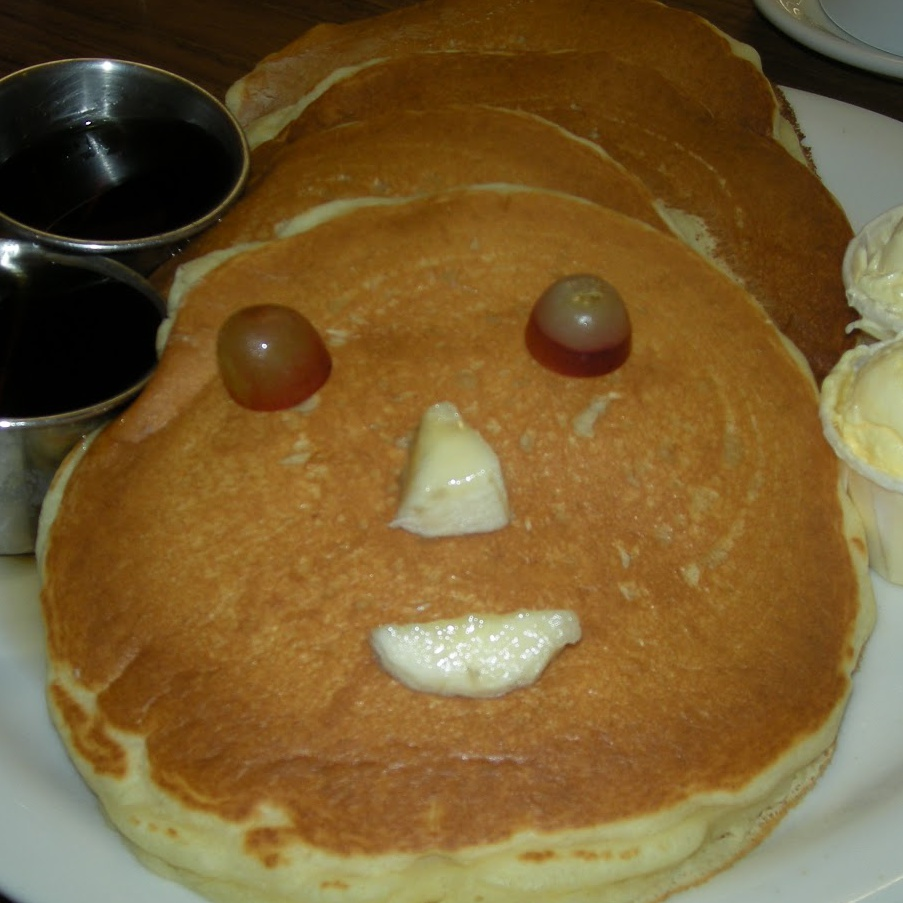
#> input picture keras_model/test/image/test6.jpg, 903 x 903 px, found by its file name
$ python haar_cascade.py
#> lines starting #> are read from the running program, lines starting #| are printed output that depends on the picture; after the words box and inside, x2 and y2 are one past the last pixel; in counts of white or black regions, pixels touching at a corner belong together
#> in main, img is the input picture: shape (903, 903, 3); mean B, G, R 48.2, 92.1, 118.9
import numpy as np
import cv2
import matplotlib.pyplot as plt


class Haar_cascade:
    face_cascade = cv2.CascadeClassifier(cv2.data.haarcascades + "haarcascade_frontalface_default.xml")
    eye_cascade = cv2.CascadeClassifier(cv2.data.haarcascades + "haarcascade_eye.xml")

    def get_face(self, image):
        gray = cv2.cvtColor(image, cv2.COLOR_BGR2GRAY)
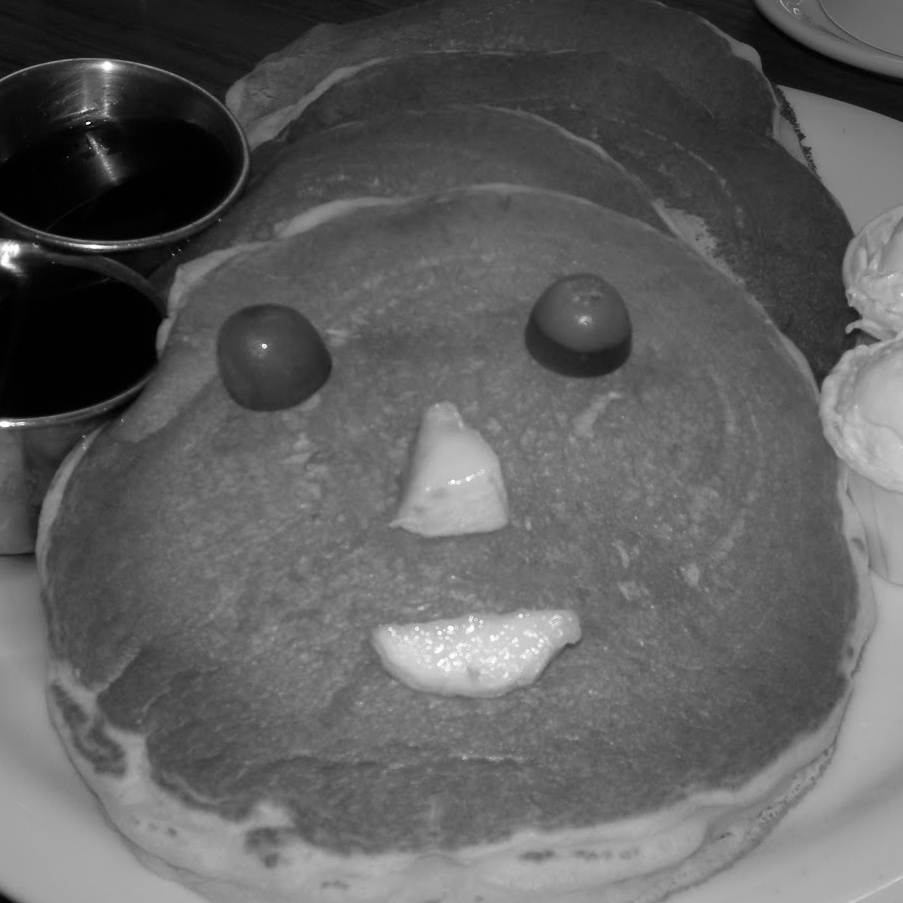
#> gray: shape (903, 903); min 0, max 255, mean 95.1
        faces_detected = self.face_cascade.detectMultiScale(gray, 1.3, 5)
#> faces_detected = ()
        face = np.zeros((32,32))
        biggest = 0
        for (x,y,w,h) in faces_detected:
            image = cv2.rectangle(image,(x,y),(x+w,y+h),(255,0,0),2)
            if h+w > biggest:
                roi_color = image[y:y+h, x:x+w]
                face = gray[y:y+h, x:x+w]
                biggest = h + w
#> this loop made 0 passes
#> face: shape (32, 32) float64; every value is 0
#> after the loop, biggest = 0

        if(biggest == 0):
            print("no face found!!")

        return face, image


def main():
    img = cv2.imread('image/test6.jpg')

    face, region = Haar_cascade().get_face(img)

    cv2.imshow('image',face)
    cv2.waitKey(0)
    cv2.destroyAllWindows()

    cv2.imshow('image',region)
    cv2.waitKey(0)
    cv2.destroyAllWindows()


if __name__ == '__main__':
    main()

$ run again, with keras_model/test/image/test1.jpg copied over keras_model/test/image/test6.jpg
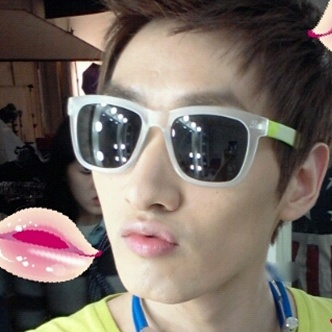
#> input picture keras_model/test/image/test1.jpg, 332 x 332 px, found by its file name
#> in main, img is the input picture: shape (332, 332, 3); mean B, G, R 99.6, 106.8, 118.3
#> in get_face, `gray = cv2.cvtColor(image, cv2.COLOR_BGR2GRAY)`:
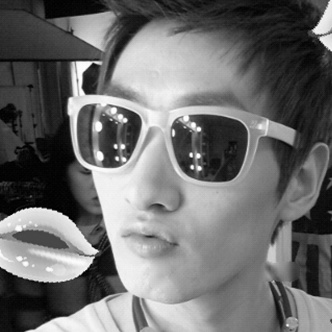
#> gray: shape (332, 332); min 0, max 255, mean 109.4
#> faces_detected = ()
#> after the loop in get_face, `for (x,y,w,h) in faces_detected:`: biggest = 0

$ run again, with keras_model/test/image/test2.jpg copied over keras_model/test/image/test6.jpg
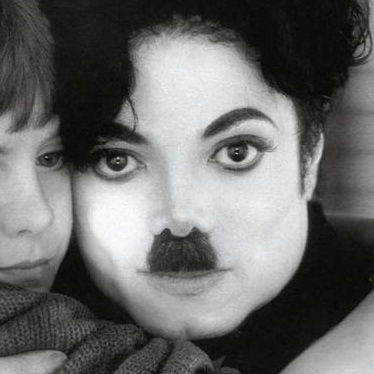
#> input picture keras_model/test/image/test2.jpg, 374 x 374 px, found by its file name
#> in main, img is the input picture: shape (374, 374, 3); mean B, G, R 106.6, 107, 106.9
#> faces_detected = [[45, 39, 297, 297]]
#> the loop in get_face, `for (x,y,w,h) in faces_detected:` made 1 pass
#> (x, y, w, h, biggest) on pass 1: (45, 39, 297, 297, 594)
#> pass 1, in get_face, `image = cv2.rectangle(image,(x,y),(x+w,y+h),(255,0,0),2)`:
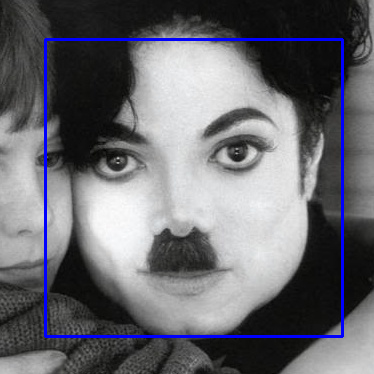
#> image: shape (374, 374, 3); 2.55% of pixels changed, all inside (x1, y1, x2, y2) = (44, 38, 344, 338)
#> pass 1, in get_face, `face = gray[y:y+h, x:x+w]`:
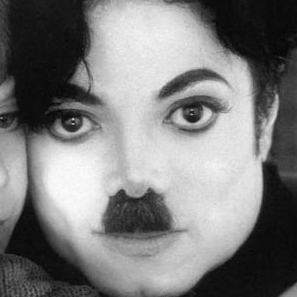
#> face: shape (297, 297); min 0, max 253, mean 124.8
#> after the loop in get_face, `for (x,y,w,h) in faces_detected:`: biggest = 594

$ run again, with keras_model/test/image/test3.jpg copied over keras_model/test/image/test6.jpg
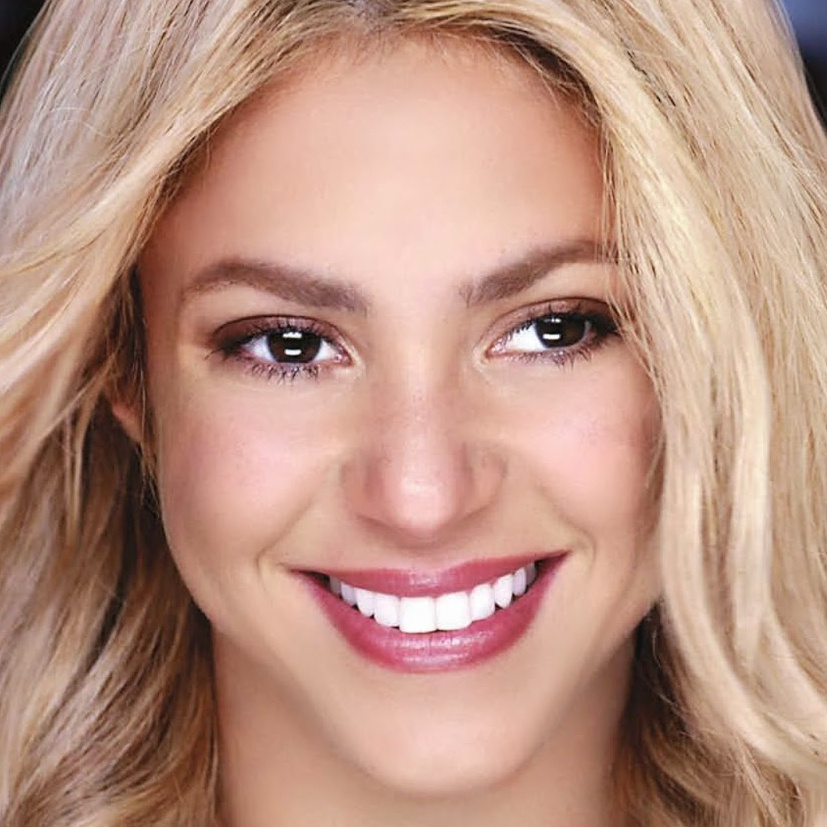
#> input picture keras_model/test/image/test3.jpg, 827 x 827 px, found by its file name
#> in main, img is the input picture: shape (827, 827, 3); mean B, G, R 129.9, 146.4, 186.8
#> in get_face, `gray = cv2.cvtColor(image, cv2.COLOR_BGR2GRAY)`:
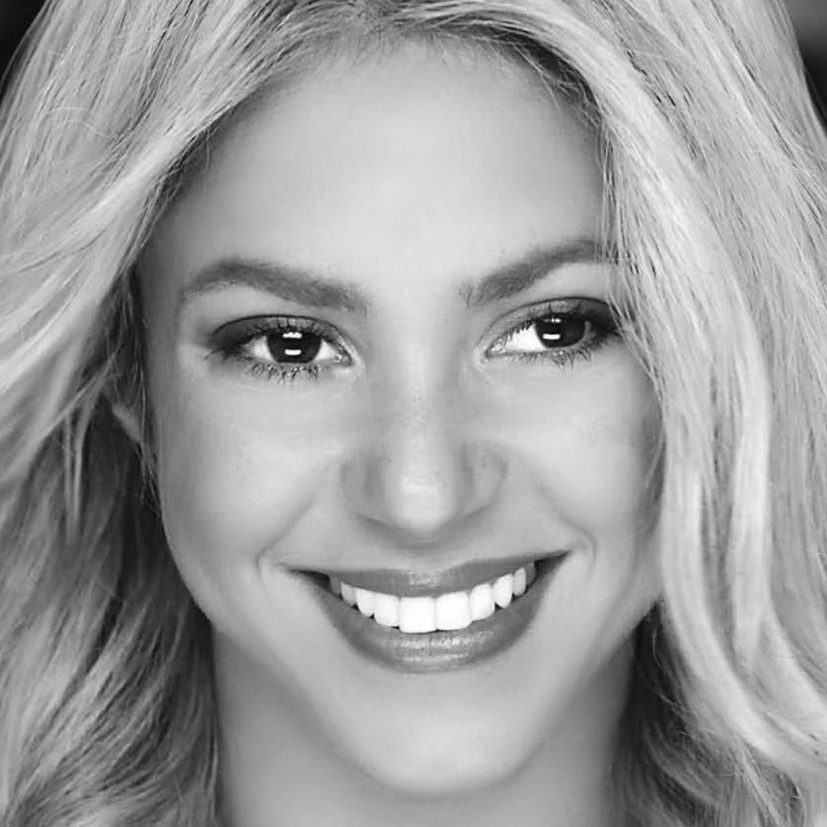
#> gray: shape (827, 827); min 2, max 255, mean 156.6
#> faces_detected = [[92, 107, 631, 631]]
#> the loop in get_face, `for (x,y,w,h) in faces_detected:` made 1 pass
#> (x, y, w, h, biggest) on pass 1: (92, 107, 631, 631, 1262)
#> pass 1, in get_face, `face = gray[y:y+h, x:x+w]`:
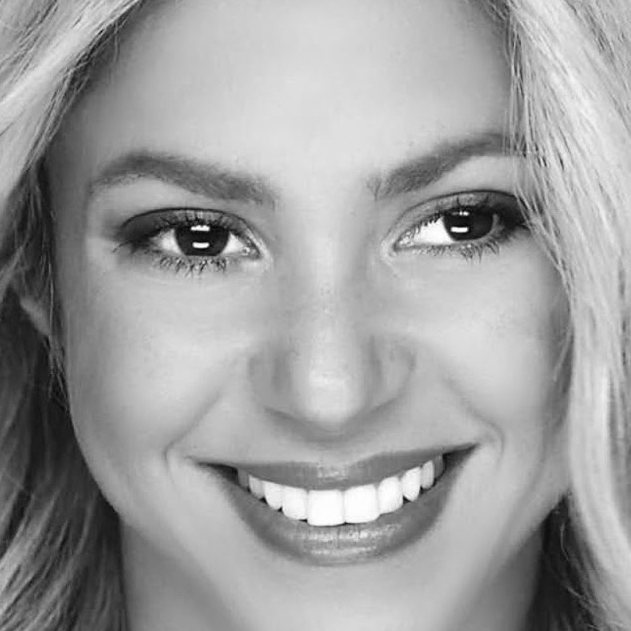
#> face: shape (631, 631); min 2, max 255, mean 158
#> after the loop in get_face, `for (x,y,w,h) in faces_detected:`: biggest = 1262
